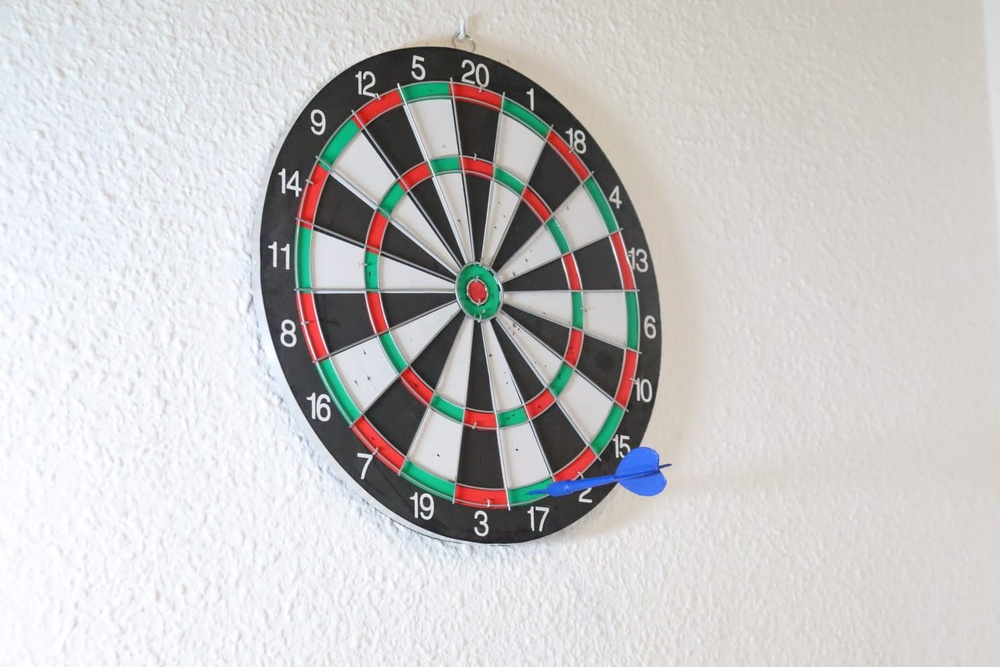
%> input picture dardo5.jpg, 1000 x 667 px, shrunk from 1488 x 992 before the run
$ octave FindBlue.m   (GNU Octave 9; MATLAB toolbox functions it lacks are replaced by stand-ins)
%> lines starting %> are read from the running program, lines starting %| are printed output that depends on the picture; in (x1, y1, x2, y2) boxes, pixels count from 0 and x2, y2 are one past the last pixel; in counts of white or black regions, pixels touching at a corner belong together; the program's own positions count from 1
data=imread("dardo5.jpg");
%> data is the input picture: size 667x1000x3 uint8; mean R, G, B 199.2, 197.9, 197.6

    diff_im = imsubtract(data(:,:,3), rgb2gray(data));   % blue color
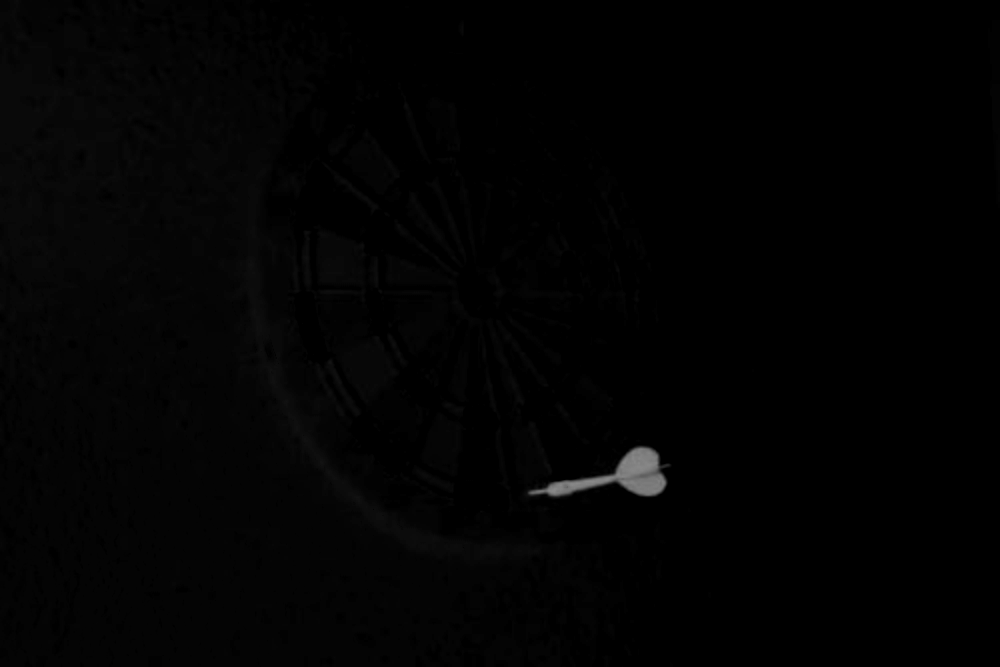
%> diff_im: size 667x1000 uint8; min 0, max 138, mean 2.5
    diff_im = medfilt2(diff_im, [3 3]);
    diff_im = im2bw(diff_im,0.18);
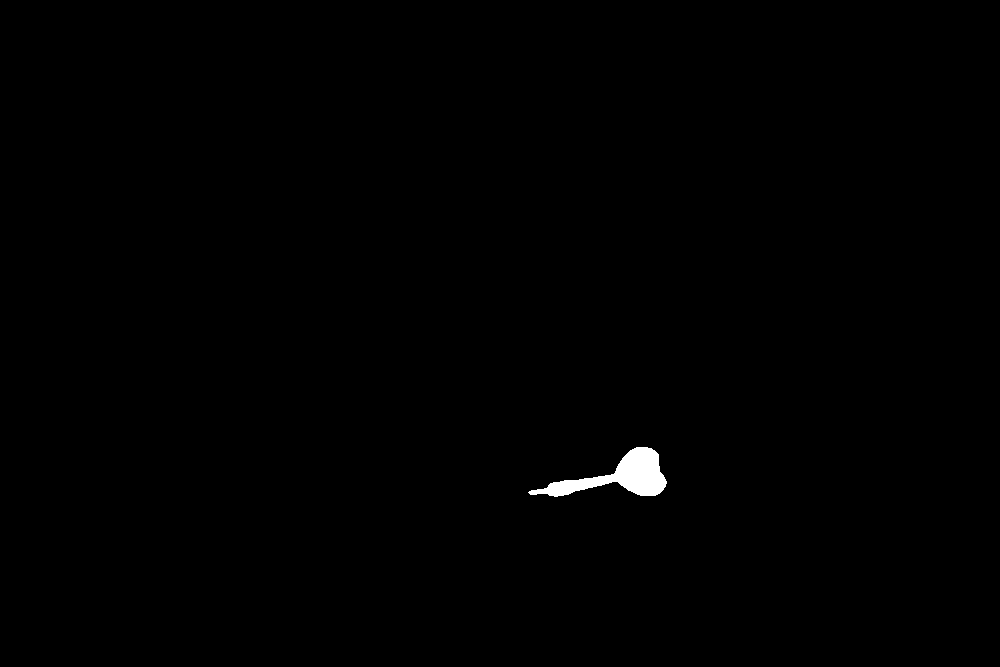
%> diff_im: size 667x1000 logical; 0.41% white; 1 white region, box (x1, y1, x2, y2) and area: (528, 447, 667, 497) 2743
    diff_im = bwareaopen(diff_im,300);
    bw = bwlabel(diff_im, 8);
%> bw: size 667x1000 double; values 0 (black) and 1 (white), 0.41% white; 1 white region
    stats = regionprops(bw, 'BoundingBox', 'Centroid','Extrema');
%> stats = 1 region; box (x1, y1, x2, y2) and Centroid: (528, 447, 667, 497) [620.3 477.3]
    figure,imshow(data);
    hold on
    for object = 1:length(stats)
        bb = stats(object).BoundingBox;
        bc = stats(object).Centroid;
        xhit= stats(object).Extrema(7,1);
        yhit= stats(object).Extrema(7,2);
        rectangle('Position',bb,'EdgeColor','r','LineWidth',1)
        plot(bc(1),bc(2), '-m+')
        plot(xhit,yhit,'-m+')
        a=text(bc(1)+15,bc(2), strcat('X: ', num2str(round(bc(1))), '    Y: ', num2str(round(bc(2)))));
        set(a, 'FontName', 'Arial', 'FontWeight', 'bold', 'FontSize', 12, 'Color', 'yellow');
        b=text(xhit+15,yhit, strcat('X: ', num2str(round(xhit)), '    Y: ', num2str(round(yhit))));
        set(b, 'FontName', 'Arial', 'FontWeight', 'bold', 'FontSize', 12, 'Color', 'yellow');
    end
%> this loop made 1 pass
%> (bb, bc, xhit, yhit) on pass 1: ([528.5 447.5 139 50], [620.3 477.3], 528.5, 493.5)
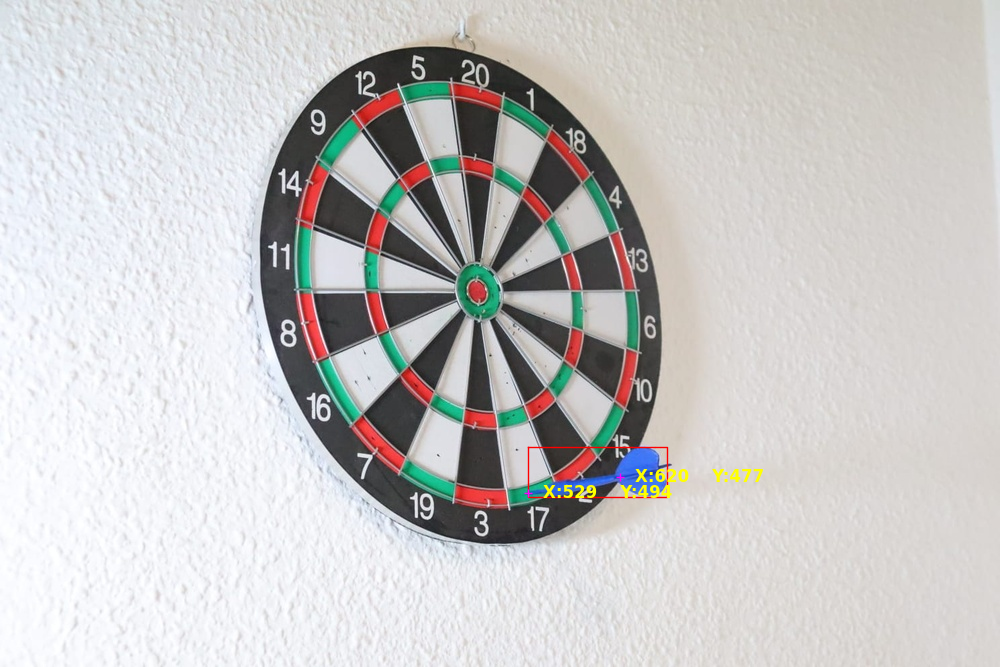
%> figure redrawn from the program's plot data

$ run again, with dardo10.jpg copied over dardo5.jpg
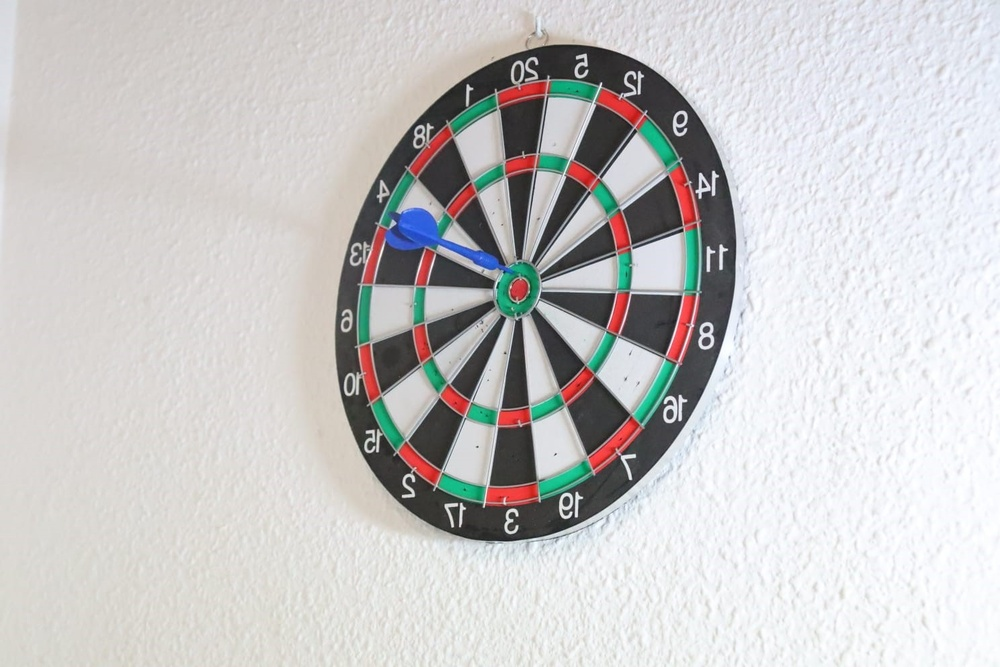
%> input picture dardo10.jpg, 1000 x 667 px, shrunk from 1488 x 992 before the run
%> data is the input picture: size 667x1000x3 uint8; mean R, G, B 200.7, 199.6, 199.4
%> `diff_im = im2bw(diff_im,0.18);`:
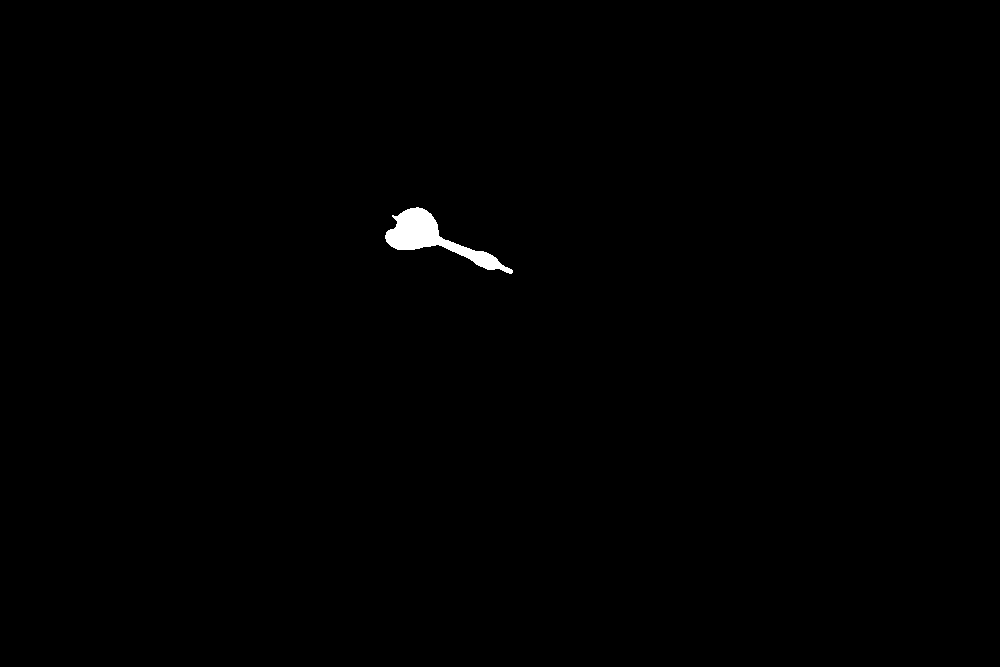
%> diff_im: size 667x1000 logical; 0.38% white; 1 white region, box (x1, y1, x2, y2) and area: (385, 207, 513, 274) 2526
%> bw: size 667x1000 double; values 0 (black) and 1 (white), 0.38% white; 1 white region
%> stats = 1 region; box (x1, y1, x2, y2) and Centroid: (385, 207, 513, 274) [433.4 239.1]
%> the loop `for object = 1:length(stats)` made 1 pass
%> (bb, bc, xhit, yhit) on pass 1: ([385.5 207.5 128 67], [433.4 239.1], 385.5, 239.5)
%> after the loop `for object = 1:length(stats)`:
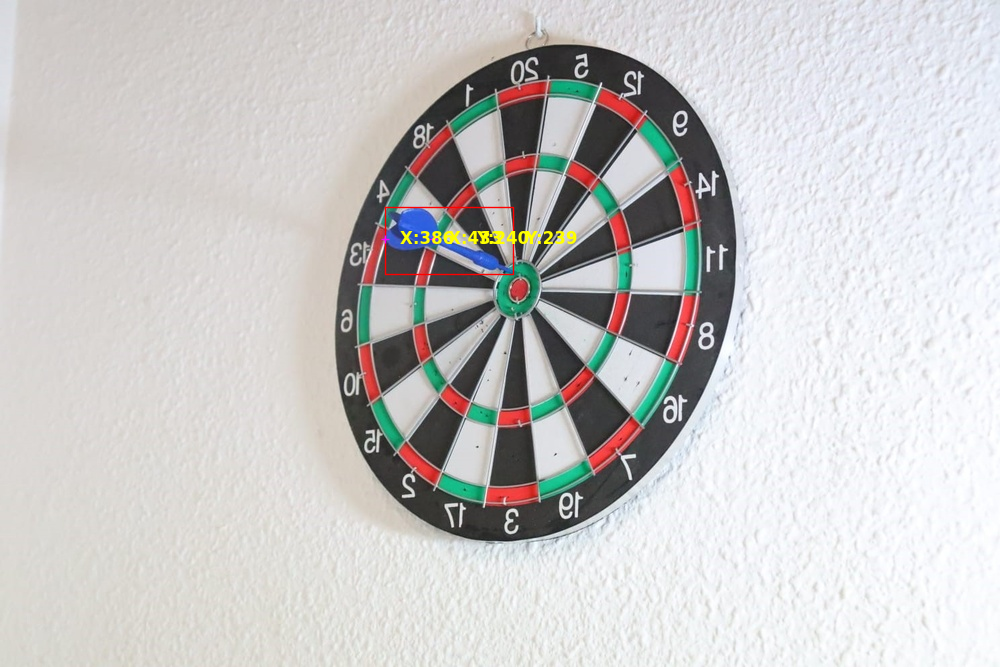
%> figure redrawn from the program's plot data
